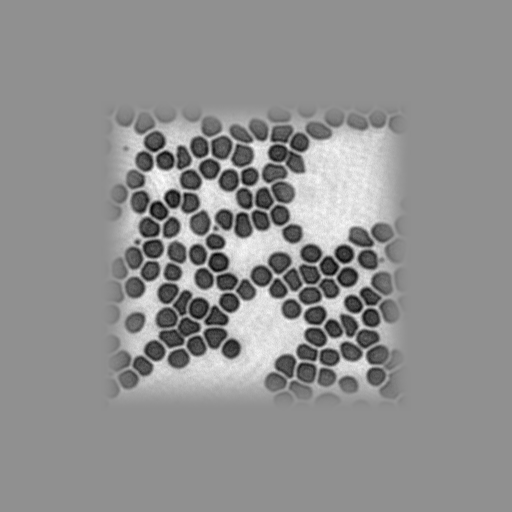
#> input picture simulate/data/train_amp1_02054.bmp, 512 x 512 px; its folder holds only this picture in this run
$ python simulate_demo.py
#> lines starting #> are read from the running program, lines starting #| are printed output that depends on the picture
import numpy as np
import PIL.Image as Image
import cv2
import os

def generate(ks):
#> called with ks = 40
    dataPath = './data/'
    dst = './scatter_k{}/'.format(round(512/ks))
    if not os.path.exists(dst):
        os.makedirs(dst)

    for each in os.listdir(dataPath):#########################################################################################################
        if 'angle' in each:
            continue
        file_name_1 = dataPath + each
        # generate scatter
        w = 512
        dot = np.random.rand(round(w/ks), round(w/ks)) * 2 * np.pi
        dot = np.cos(dot) + 1j * np.sin(dot)
        h = dot.shape[0]
        scatter = np.zeros((512, 512)) + 1j * np.zeros((512, 512))
        scatter[:h, :h] = dot

        fstart = abs(np.fft.fft2(scatter))**2
        ma = fstart.max()
        mi = fstart.min()
        Istart = (fstart-mi)/(ma-mi)+ 0.01

        temp_1 = Image.open(file_name_1)
#> temp_1 is the input picture: PIL image 512x512 L; min 0, max 255, mean 143.8
        temp_1 = temp_1.convert('L')
        org_amp = np.array(temp_1).astype(np.float32)
        amp = np.zeros((512, 512), dtype=np.float32)
        amp[110:-110, 110:-110] = org_amp[110:-110, 110:-110]
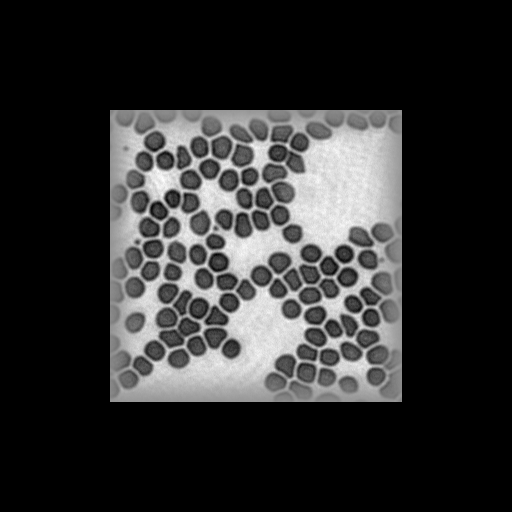
#> amp: shape (512, 512) float32; min 0, max 255, mean 46.7

        dif = Istart * amp
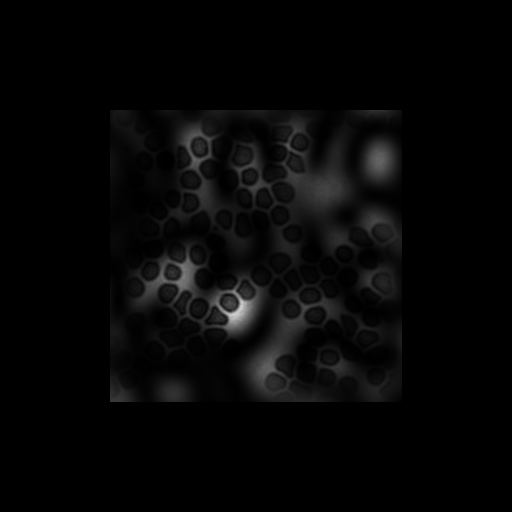
#> dif: shape (512, 512) float64; min 0, max 209.9, mean 6.5
        dif = np.clip(dif, 0, 255)

        speckle_name = each.replace('amp', 'speckle')
        cv2.imwrite(os.path.join(dst, speckle_name), dif)#########################################################################################################

if __name__ == '__main__':
    k = [40, 46, 60, 73, 100, 180]
    for i, ki in enumerate(k):
       generate(ki)
       print('_____________________________scater size: '+str(round(512/ki))+' finished__________________________________')
